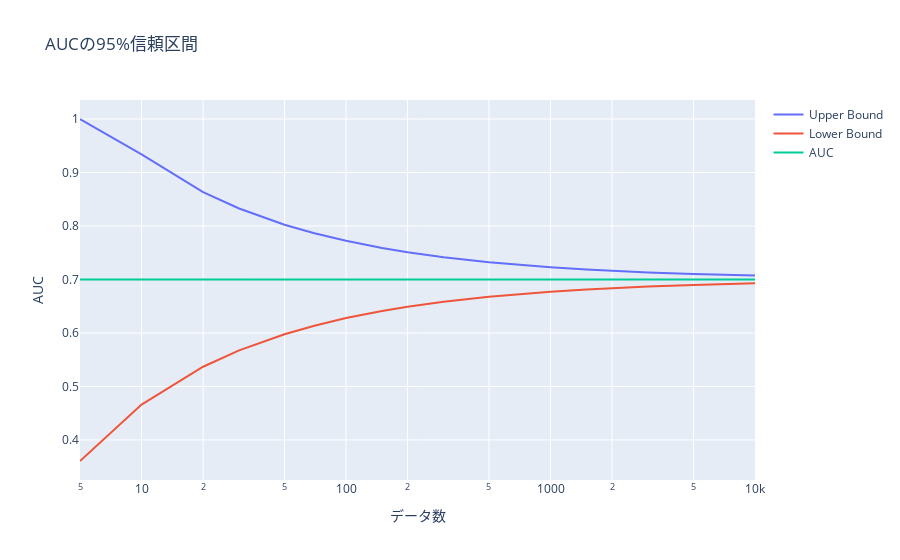

This figure's notebook cell:
### Code cell
df = make_df(0.7)
auc_95(df)

### Figure 1 — Plotly figure (JSON) as saved in the notebook; plotly's stock layout.template omitted (floating-point values rounded to 4 significant figures)
{"data": [{"mode": "lines", "name": "Upper Bound", "type": "scatter", "x": [5, 10, 20, 30, 50, 70, 100, 150, 200, 300, 500, 700, 1000, 1500, 2000, 3000, 5000, 10000], "y": [1, 0.9339, 0.8632, 0.8327, 0.8024, 0.7864, 0.7722, 0.7589, 0.751, 0.7416, 0.7322, 0.7272, 0.7228, 0.7186, 0.7161, 0.7131, 0.7102, 0.7072]}, {"mode": "lines", "name": "Lower Bound", "type": "scatter", "x": [5, 10, 20, 30, 50, 70, 100, 150, 200, 300, 500, 700, 1000, 1500, 2000, 3000, 5000, 10000], "y": [0.3606, 0.4661, 0.5368, 0.5673, 0.5976, 0.6136, 0.6278, 0.6411, 0.649, 0.6584, 0.6678, 0.6728, 0.6772, 0.6814, 0.6839, 0.6869, 0.6898, 0.6928]}, {"mode": "lines", "name": "AUC", "type": "scatter", "x": [5, 10, 20, 30, 50, 70, 100, 150, 200, 300, 500, 700, 1000, 1500, 2000, 3000, 5000, 10000], "y": [0.7, 0.7, 0.7, 0.7, 0.7, 0.7, 0.7, 0.7, 0.7, 0.7, 0.7, 0.7, 0.7, 0.7, 0.7, 0.7, 0.7, 0.7]}], "layout": {"showlegend": true, "title": {"text": "AUCの95%信頼区間"}, "xaxis": {"title": {"text": "データ数"}, "type": "log"}, "yaxis": {"title": {"text": "AUC"}}}}
